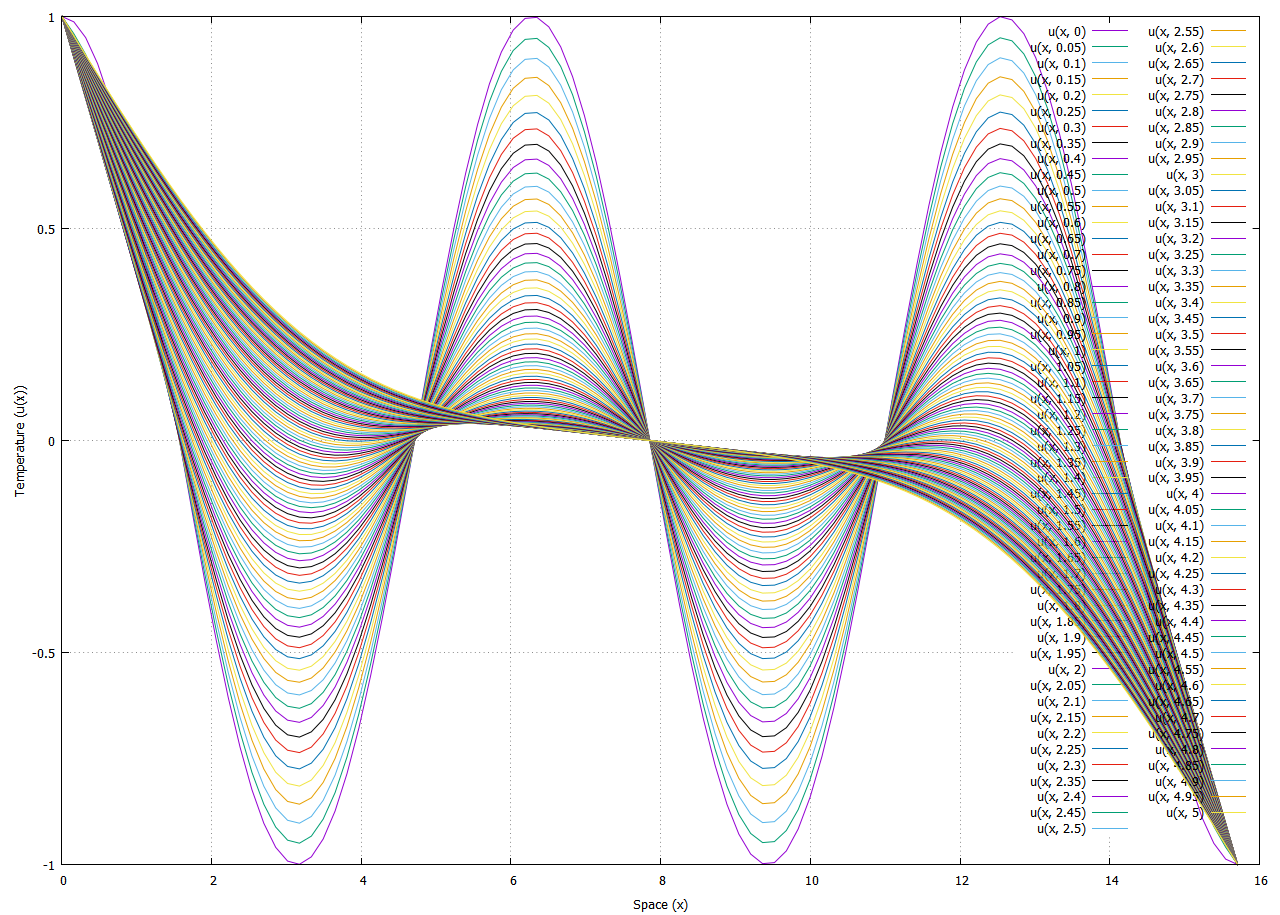

Write the gnuplot code that produced this figure.
set terminal wxt persist
set xlabel 'Space (x)'
set ylabel 'Temperature (u(x))'
#set offsets graph 0.01, 0.01, 0.01, 0.01
set grid xtics ytics
set style fill transparent solid 0.333
filename(x) = sprintf("%d.dat", x)
set key autotitle columnhead
plot for [i = 0:1000:10] filename(i) using 1:2 with lines
